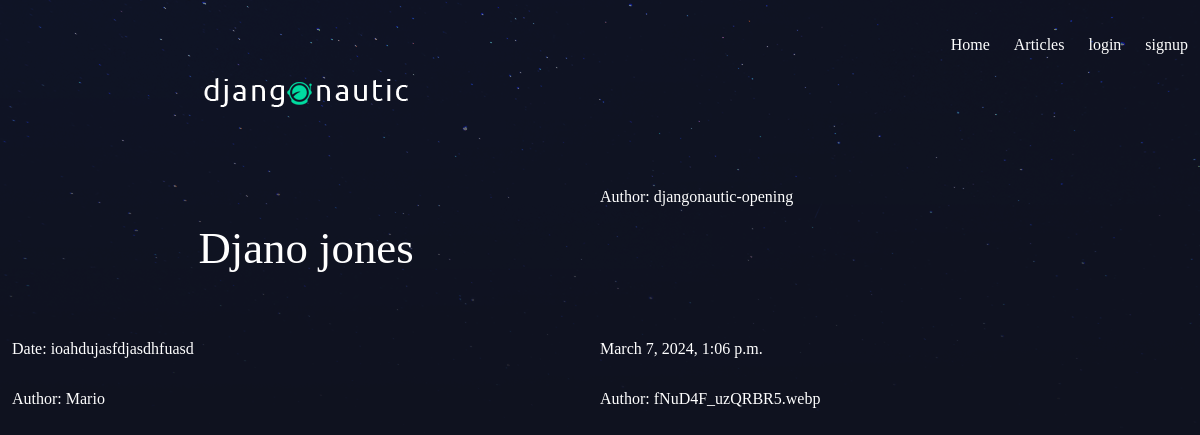
Page /article/3/ on the committed database.
### base/models.py (models this page shows, shortened)
class Article(models.Model):
    title = models.CharField(max_length=200)
    slug = models.SlugField(unique=True, max_length=200)
    content = models.TextField()
    date_published = models.DateTimeField(default=timezone.now)
    thumb = models.ImageField(default='default.png', blank=True)
    author = models.ForeignKey(User, default = None, on_delete = models.CASCADE)

### base/views.py (the view)
# urls.py: path('article/<int:article_id>/', views.article_detail, name='article_detail'),
def article_detail(request,article_id,  *args, **kwargs):
    article = get_object_or_404(Article, pk = article_id)
    return render(request, 'base/article_detail.html', {'article':article})

### base/templates/base/article_detail.html
{% extends 'base.html' %}
{% block content %}
    <h1>{{ article.title }}</h1>
    <p>Author: {{ article.slug }}</p>
    <p>Date: {{ article.content }}</p>
    <p>{{ article.date_published }}</p>
    <p>Author: {{ article.author }}</p>
    <p>Author: {{ article.thumb }}</p>
{% endblock %}

### assets/style.css (style rules this page uses)
body { background-color: #0f121f; background-image: url(stars.png); background-repeat: no-repeat; color: #fff; margin: 0; padding: 0; }
body * { font-family: Ubuntu; }
h1, h2, h3, h4, h5 { font-weight: normal; margin: 0; }
.wrapper h1 { text-align: center; margin: 50px auto; font-size: 2.8em; }

### rows in the picture
Article: title "Djano jones", slug "djangonautic-opening", content "ioahdujasfdjasdhfuasd", date_published "March 7, 2024, 1:06 p.m.", author "Mario", thumb "fNuD4F_uzQRBR5.webp"
